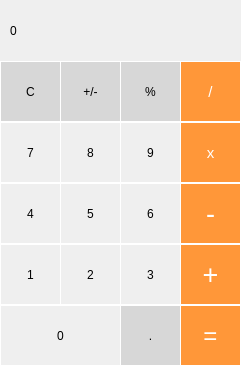
<?xml version="1.0" encoding="UTF-8"?>
<ui version="4.0">
 <class>MainWindow</class>
 <widget class="QMainWindow" name="MainWindow">
  <property name="geometry">
   <rect>
    <x>0</x>
    <y>0</y>
    <width>241</width>
    <height>366</height>
   </rect>
  </property>
  <property name="minimumSize">
   <size>
    <width>241</width>
    <height>366</height>
   </size>
  </property>
  <property name="maximumSize">
   <size>
    <width>241</width>
    <height>366</height>
   </size>
  </property>
  <property name="windowTitle">
   <string>Calculator</string>
  </property>
  <property name="windowIcon">
   <iconset resource="resources.qrc">
    <normaloff>:/img/icon</normaloff>:/img/icon</iconset>
  </property>
  <widget class="QWidget" name="centralWidget">
   <widget class="QLabel" name="label">
    <property name="geometry">
     <rect>
      <x>0</x>
      <y>0</y>
      <width>241</width>
      <height>61</height>
     </rect>
    </property>
    <property name="styleSheet">
     <string notr="true">QLabel {
	qproperty-alignment: 'AlignVCenter | AlignRight';
	border: 1px solid #fff;
}

background-color: white;</string>
    </property>
    <property name="text">
     <string>0</string>
    </property>
    <property name="indent">
     <number>10</number>
    </property>
   </widget>
   <widget class="QPushButton" name="pushButton_clr">
    <property name="geometry">
     <rect>
      <x>0</x>
      <y>61</y>
      <width>61</width>
      <height>61</height>
     </rect>
    </property>
    <property name="styleSheet">
     <string notr="true">QPushButton {
	background-color: rgb(215,215,215);
	border: 1px solid #fff;
}

QPushButton:pressed {
	background-color: qlineargradient(x1: 0, y1:0, x2:0, y2:1, stop: 0 #bebebe, stop: 1 #d7d7d7);
}

</string>
    </property>
    <property name="text">
     <string>C</string>
    </property>
   </widget>
   <widget class="QPushButton" name="pushButton_plusMinus">
    <property name="geometry">
     <rect>
      <x>60</x>
      <y>61</y>
      <width>61</width>
      <height>61</height>
     </rect>
    </property>
    <property name="styleSheet">
     <string notr="true">QPushButton {
	background-color: rgb(215,215,215);
	border: 1px solid #fff;
}

QPushButton:pressed {
	background-color: qlineargradient(x1: 0, y1:0, x2:0, y2:1, stop: 0 #bebebe, stop: 1 #d7d7d7);
}

</string>
    </property>
    <property name="text">
     <string>+/-</string>
    </property>
   </widget>
   <widget class="QPushButton" name="pushButton_pcent">
    <property name="geometry">
     <rect>
      <x>120</x>
      <y>61</y>
      <width>61</width>
      <height>61</height>
     </rect>
    </property>
    <property name="styleSheet">
     <string notr="true">QPushButton {
	background-color: rgb(215,215,215);
	border: 1px solid #fff;
}

QPushButton:pressed {
	background-color: qlineargradient(x1: 0, y1:0, x2:0, y2:1, stop: 0 #bebebe, stop: 1 #d7d7d7);
}

</string>
    </property>
    <property name="text">
     <string>%</string>
    </property>
   </widget>
   <widget class="QPushButton" name="pushButton_div">
    <property name="geometry">
     <rect>
      <x>180</x>
      <y>61</y>
      <width>61</width>
      <height>61</height>
     </rect>
    </property>
    <property name="font">
     <font>
      <pointsize>11</pointsize>
     </font>
    </property>
    <property name="styleSheet">
     <string notr="true">QPushButton {
	background-color: rgb(255, 151, 57);
	color: white;
	border: 1px solid #fff;
}

QPushButton:pressed {
	background-color: qlineargradient(x1: 0, y1:0, x2:0, y2:1, stop: 0 #ff7832, stop: 1 #ff9739);
}</string>
    </property>
    <property name="text">
     <string>/</string>
    </property>
   </widget>
   <widget class="QPushButton" name="pushButton_mult">
    <property name="geometry">
     <rect>
      <x>180</x>
      <y>122</y>
      <width>61</width>
      <height>61</height>
     </rect>
    </property>
    <property name="font">
     <font>
      <pointsize>11</pointsize>
     </font>
    </property>
    <property name="styleSheet">
     <string notr="true">QPushButton {
	background-color: rgb(255, 151, 57);
	color: white;
	border: 1px solid #fff;
}

QPushButton:pressed {
	background-color: qlineargradient(x1: 0, y1:0, x2:0, y2:1, stop: 0 #ff7832, stop: 1 #ff9739);
}</string>
    </property>
    <property name="text">
     <string>x</string>
    </property>
   </widget>
   <widget class="QPushButton" name="pushButton_9">
    <property name="geometry">
     <rect>
      <x>120</x>
      <y>122</y>
      <width>61</width>
      <height>61</height>
     </rect>
    </property>
    <property name="styleSheet">
     <string notr="true">QPushButton {
	border: 1px solid #fff;
}

QPushButton:pressed {
	background-color: qlineargradient(x1: 0, y1:0, x2:0, y2:1, stop: 0 #dadbde, stop: 1 #f6f7fa);
}
</string>
    </property>
    <property name="text">
     <string>9</string>
    </property>
   </widget>
   <widget class="QPushButton" name="pushButton_7">
    <property name="geometry">
     <rect>
      <x>0</x>
      <y>122</y>
      <width>61</width>
      <height>61</height>
     </rect>
    </property>
    <property name="styleSheet">
     <string notr="true">QPushButton {
	border: 1px solid #fff;
}

QPushButton:pressed {
	background-color: qlineargradient(x1: 0, y1:0, x2:0, y2:1, stop: 0 #dadbde, stop: 1 #f6f7fa);
}
</string>
    </property>
    <property name="text">
     <string>7</string>
    </property>
   </widget>
   <widget class="QPushButton" name="pushButton_8">
    <property name="geometry">
     <rect>
      <x>60</x>
      <y>122</y>
      <width>61</width>
      <height>61</height>
     </rect>
    </property>
    <property name="styleSheet">
     <string notr="true">QPushButton {
	border: 1px solid #fff;
}

QPushButton:pressed {
	background-color: qlineargradient(x1: 0, y1:0, x2:0, y2:1, stop: 0 #dadbde, stop: 1 #f6f7fa);
}
</string>
    </property>
    <property name="text">
     <string>8</string>
    </property>
   </widget>
   <widget class="QPushButton" name="pushButton_minus">
    <property name="geometry">
     <rect>
      <x>180</x>
      <y>183</y>
      <width>61</width>
      <height>61</height>
     </rect>
    </property>
    <property name="font">
     <font>
      <pointsize>20</pointsize>
     </font>
    </property>
    <property name="styleSheet">
     <string notr="true">QPushButton {
	background-color: rgb(255, 151, 57);
	color: white;
	border: 1px solid #fff;
}

QPushButton:pressed {
	background-color: qlineargradient(x1: 0, y1:0, x2:0, y2:1, stop: 0 #ff7832, stop: 1 #ff9739);
}</string>
    </property>
    <property name="text">
     <string>-</string>
    </property>
   </widget>
   <widget class="QPushButton" name="pushButton_6">
    <property name="geometry">
     <rect>
      <x>120</x>
      <y>183</y>
      <width>61</width>
      <height>61</height>
     </rect>
    </property>
    <property name="styleSheet">
     <string notr="true">QPushButton {
	border: 1px solid #fff;
}

QPushButton:pressed {
	background-color: qlineargradient(x1: 0, y1:0, x2:0, y2:1, stop: 0 #dadbde, stop: 1 #f6f7fa);
}
</string>
    </property>
    <property name="text">
     <string>6</string>
    </property>
   </widget>
   <widget class="QPushButton" name="pushButton_4">
    <property name="geometry">
     <rect>
      <x>0</x>
      <y>183</y>
      <width>61</width>
      <height>61</height>
     </rect>
    </property>
    <property name="styleSheet">
     <string notr="true">QPushButton {
	border: 1px solid #fff;
}

QPushButton:pressed {
	background-color: qlineargradient(x1: 0, y1:0, x2:0, y2:1, stop: 0 #dadbde, stop: 1 #f6f7fa);
}
</string>
    </property>
    <property name="text">
     <string>4</string>
    </property>
   </widget>
   <widget class="QPushButton" name="pushButton_5">
    <property name="geometry">
     <rect>
      <x>60</x>
      <y>183</y>
      <width>61</width>
      <height>61</height>
     </rect>
    </property>
    <property name="styleSheet">
     <string notr="true">QPushButton {
	border: 1px solid #fff;
}

QPushButton:pressed {
	background-color: qlineargradient(x1: 0, y1:0, x2:0, y2:1, stop: 0 #dadbde, stop: 1 #f6f7fa);
}
</string>
    </property>
    <property name="text">
     <string>5</string>
    </property>
   </widget>
   <widget class="QPushButton" name="pushButton_plus">
    <property name="geometry">
     <rect>
      <x>180</x>
      <y>244</y>
      <width>61</width>
      <height>61</height>
     </rect>
    </property>
    <property name="font">
     <font>
      <pointsize>20</pointsize>
     </font>
    </property>
    <property name="styleSheet">
     <string notr="true">QPushButton {
	background-color: rgb(255, 151, 57);
	color: white;
	border: 1px solid #fff;
}

QPushButton:pressed {
	background-color: qlineargradient(x1: 0, y1:0, x2:0, y2:1, stop: 0 #ff7832, stop: 1 #ff9739);
}</string>
    </property>
    <property name="text">
     <string>+</string>
    </property>
   </widget>
   <widget class="QPushButton" name="pushButton_3">
    <property name="geometry">
     <rect>
      <x>120</x>
      <y>244</y>
      <width>61</width>
      <height>61</height>
     </rect>
    </property>
    <property name="styleSheet">
     <string notr="true">QPushButton {
	border: 1px solid #fff;
}

QPushButton:pressed {
	background-color: qlineargradient(x1: 0, y1:0, x2:0, y2:1, stop: 0 #dadbde, stop: 1 #f6f7fa);
}
</string>
    </property>
    <property name="text">
     <string>3</string>
    </property>
   </widget>
   <widget class="QPushButton" name="pushButton_1">
    <property name="geometry">
     <rect>
      <x>0</x>
      <y>244</y>
      <width>61</width>
      <height>61</height>
     </rect>
    </property>
    <property name="styleSheet">
     <string notr="true">QPushButton {
	border: 1px solid #fff;
}

QPushButton:pressed {
	background-color: qlineargradient(x1: 0, y1:0, x2:0, y2:1, stop: 0 #dadbde, stop: 1 #f6f7fa);
}
</string>
    </property>
    <property name="text">
     <string>1</string>
    </property>
   </widget>
   <widget class="QPushButton" name="pushButton_2">
    <property name="geometry">
     <rect>
      <x>60</x>
      <y>244</y>
      <width>61</width>
      <height>61</height>
     </rect>
    </property>
    <property name="styleSheet">
     <string notr="true">QPushButton {
	border: 1px solid #fff;
}

QPushButton:pressed {
	background-color: qlineargradient(x1: 0, y1:0, x2:0, y2:1, stop: 0 #dadbde, stop: 1 #f6f7fa);
}
</string>
    </property>
    <property name="text">
     <string>2</string>
    </property>
   </widget>
   <widget class="QPushButton" name="pushButton_dec">
    <property name="geometry">
     <rect>
      <x>120</x>
      <y>305</y>
      <width>61</width>
      <height>61</height>
     </rect>
    </property>
    <property name="styleSheet">
     <string notr="true">QPushButton {
	background-color: rgb(215,215,215);
	border: 1px solid #fff;
}

QPushButton:pressed {
	background-color: qlineargradient(x1: 0, y1:0, x2:0, y2:1, stop: 0 #bebebe, stop: 1 #d7d7d7);
}

</string>
    </property>
    <property name="text">
     <string>.</string>
    </property>
   </widget>
   <widget class="QPushButton" name="pushButton_equals">
    <property name="geometry">
     <rect>
      <x>180</x>
      <y>305</y>
      <width>61</width>
      <height>61</height>
     </rect>
    </property>
    <property name="font">
     <font>
      <pointsize>18</pointsize>
     </font>
    </property>
    <property name="styleSheet">
     <string notr="true">QPushButton {
	background-color: rgb(255, 151, 57);
	color: white;
	border: 1px solid #fff;
}

QPushButton:pressed {
	background-color: qlineargradient(x1: 0, y1:0, x2:0, y2:1, stop: 0 #ff7832, stop: 1 #ff9739);
}</string>
    </property>
    <property name="text">
     <string>=</string>
    </property>
   </widget>
   <widget class="QPushButton" name="pushButton_0">
    <property name="geometry">
     <rect>
      <x>0</x>
      <y>305</y>
      <width>121</width>
      <height>61</height>
     </rect>
    </property>
    <property name="styleSheet">
     <string notr="true">QPushButton {
	border: 1px solid #fff;
}

QPushButton:pressed {
	background-color: qlineargradient(x1: 0, y1:0, x2:0, y2:1, stop: 0 #dadbde, stop: 1 #f6f7fa);
}
</string>
    </property>
    <property name="text">
     <string>0</string>
    </property>
   </widget>
  </widget>
 </widget>
 <layoutdefault spacing="6" margin="11"/>
 <resources>
  <include location="resources.qrc"/>
 </resources>
 <connections/>
</ui>
